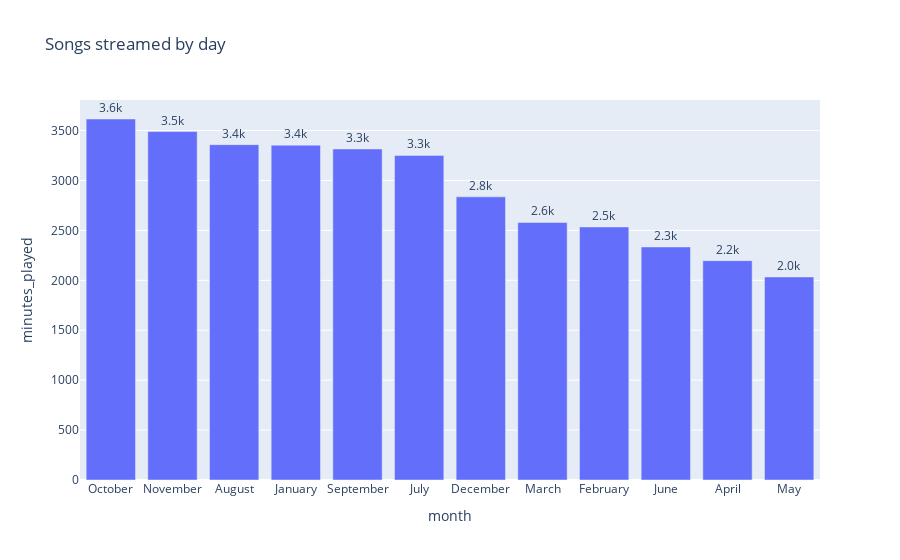

The cell this chart's notebook holds for it:
### Markdown cell above
Jan 11th, 2021 Spent = 703.29 minutes

### Code cell
grp_month = pd.DataFrame(df_streams.groupby(by='month')['minutes_played'].sum()).reset_index()
grp_month['minutes_played'] = round(grp_month.minutes_played, 2)

# Bar Plot
fig = px.bar(grp_month, x='month', y='minutes_played', text='minutes_played', title='Songs streamed by day')
fig.update_traces(texttemplate='%{text:.2s}', textposition='outside')
fig.update_layout(uniformtext_minsize=8, uniformtext_mode='hide')
fig.update_xaxes(categoryorder='total descending')
fig.show()

# Pie Chart
#fig = px.pie(grp_month, values='minutes_played', names='month', title='Songs played by Month')
#fig.update_traces(textposition='inside', textinfo='percent+label')
#fig.show()

### Figure 1 — Plotly figure (JSON) as saved in the notebook; plotly's stock layout.template omitted (floating-point values rounded to 4 significant figures)
{"data": [{"alignmentgroup": "True", "hovertemplate": "month=%{x}<br>minutes_played=%{text}<extra></extra>", "legendgroup": "", "marker": {"color": "#636efa"}, "name": "", "offsetgroup": "", "orientation": "v", "showlegend": false, "text": [2197.0, 3359.0, 2836, 2534.0, 3354.0, 3251.0, 2334.0, 2580.0, 2033.0, 3490.0, 3616.0, 3316.0], "textposition": "outside", "texttemplate": "%{text:.2s}", "type": "bar", "x": ["April", "August", "December", "February", "January", "July", "June", "March", "May", "November", "October", "September"], "xaxis": "x", "y": [2197.0, 3359.0, 2836, 2534.0, 3354.0, 3251.0, 2334.0, 2580.0, 2033.0, 3490.0, 3616.0, 3316.0], "yaxis": "y"}], "layout": {"barmode": "relative", "legend": {"tracegroupgap": 0}, "title": {"text": "Songs streamed by day"}, "uniformtext": {"minsize": 8, "mode": "hide"}, "xaxis": {"anchor": "y", "categoryorder": "total descending", "domain": [0, 1], "title": {"text": "month"}}, "yaxis": {"anchor": "x", "domain": [0, 1], "title": {"text": "minutes_played"}}}}
